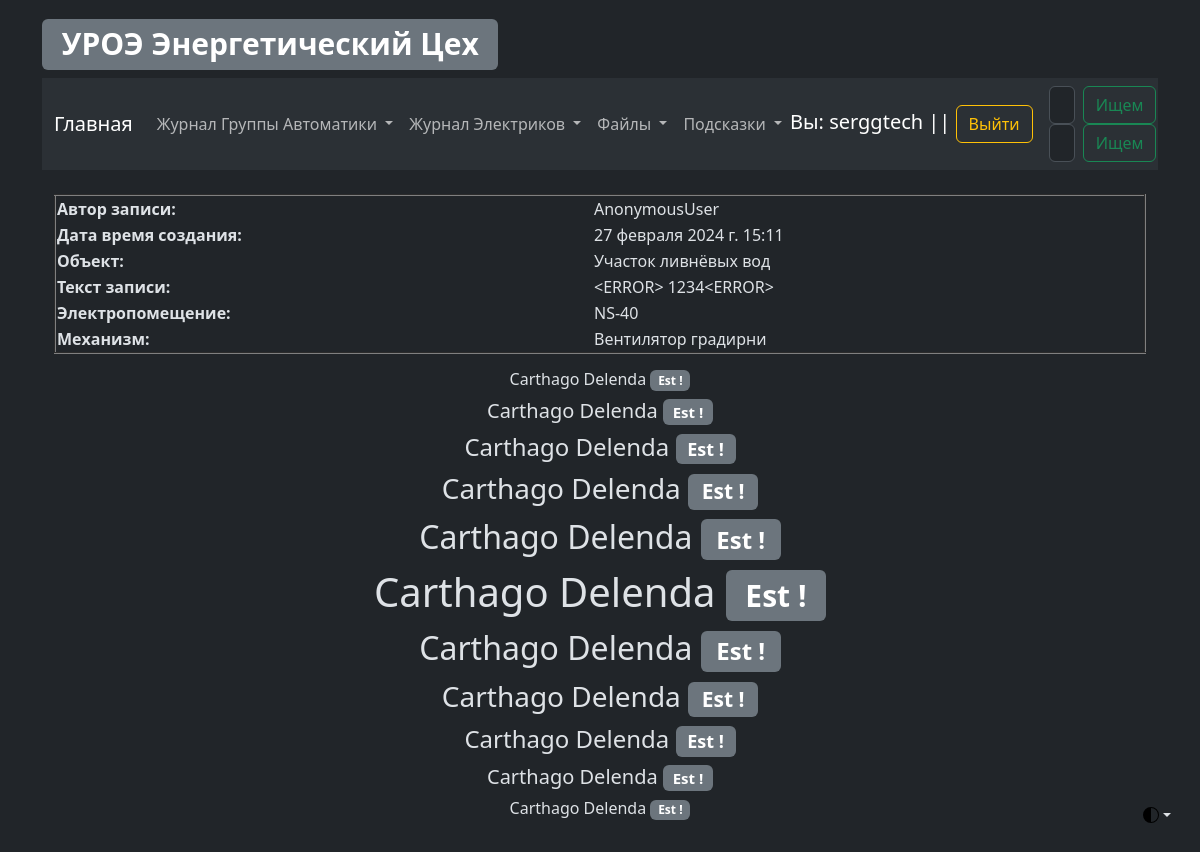
The app's page /elc/elc_log_view/details/log/6 (signed in) with its own data.
### elc/models.py (models this page shows, shortened)
class ElcLog(models.Model):
    record_text_title = models.CharField(
        verbose_name="Заголовок записи", max_length=100
    )
    record_text_full = models.TextField(verbose_name="Текст записи", max_length=9999)
    record_author = models.CharField(verbose_name="Автор записи", max_length=100)
    record_data_create = models.DateTimeField(
        verbose_name="Дата создания записи", auto_now_add=True, editable=False
    )
    record_data_update = models.DateTimeField(
        verbose_name="Дата редактирования записи", auto_now=True, editable=False
    )
    record_object = models.ForeignKey(
        EncObject,
        related_name="elc_log_object",
        on_delete=models.CASCADE,
        blank=True,
        verbose_name="Объект",
    )
    record_electrical_room = models.ForeignKey(
        EncElectricalRoom,
        related_name="elc_log_electrical_room",
        on_delete=models.CASCADE,
        blank=True,
        verbose_name="Электропомещение",
    )
    record_mechanism = models.ForeignKey(
        EncMechanism,
        related_name="elc_log_mechanism",
        on_delete=models.CASCADE,
        blank=True,
        verbose_name="Механизм",
    )
    class Meta:
        verbose_name = "Запись Элекриков"
        verbose_name_plural = "Записи Элекриков"

### Enc_object/models.py (models this page shows, shortened)
class EncObject(models.Model):
    title = models.CharField(verbose_name="Объект", max_length=100)
    title_description = models.CharField(
        verbose_name="Описание объекта", max_length=100
    )
    slug = models.SlugField(max_length=50, unique=True)
    def __str__(self):
        return f"{self.title}"
    class Meta:
        verbose_name = "Объект"
        verbose_name_plural = "Объекты"

class EncElectricalRoom(models.Model):
    title = models.CharField(verbose_name="Электропомещение", max_length=100)
    title_description = models.CharField(
        verbose_name="Описание Электропомещения", max_length=100
    )
    slug = models.SlugField(max_length=50, unique=True)
    def __str__(self):
        return f"{self.title}"
    class Meta:
        verbose_name = "Электропомещение"
        verbose_name_plural = "Электропомещения"

class EncMechanism(models.Model):
    title = models.CharField(verbose_name="Механизм", max_length=100)
    title_description = models.CharField(
        verbose_name="Описание механизма", max_length=100
    )
    slug = models.SlugField(max_length=50, unique=True)
    def __str__(self):
        return f"{self.title}"
    class Meta:
        verbose_name = "Механизм"
        verbose_name_plural = "Механизмы"

### elc/views.py (the view)
class ElcLogLogViewDetails(DetailView):
    model = ElcLog
    context_object_name = "log_view_details"

### elc/templates/elc/elclog_detail.html (shortened to what this page needs)
{% extends 'template_0.html' %}
{% block ElcLogViewDetails %}
<table align="center" border="2px" width="100%">
    <tr>
        <th>Автор записи:</th>
        <td>{{ log_view_details.record_author }}</td>
    </tr>
    <tr>
        <th>Дата время создания:</th>
        <td>{{ log_view_details.record_data_create }}</td>
    </tr>
    <tr>
        <th>Объект:</th>
        <td>{{ log_view_details.record_object }}</td>
    </tr>
    <tr>
        <th>Текст записи:</th>
        <td>{{ log_view_details.record_text_full }}</td>
    </tr>
    <tr>
        <th>Электропомещение:</th>
        <td>{{ log_view_details.record_electrical_room }}</td>
    </tr>
    <tr>
        <th>Механизм:</th>
        <td>{{ log_view_details.record_mechanism }}</td>
    </tr>
</table>
{% endblock %}

### templates/template_0.html (shortened to what this page needs)
{% load static %}
<!DOCTYPE html>
<html data-bs-theme="dark" lang="en">
<head>
    <link href="{% static 'css/bootstrap.min.css' %}" rel="stylesheet">
</head>
<body class="p-3 m-0 border-0 bd-example m-0 border-0">
<div class="dropdown position-fixed bottom-0 end-0 mb-3 me-3 bd-mode-toggle">
    <button aria-expanded="false"
            aria-label="Toggle theme (auto)"
            class="btn btn-bd-primary py-2 dropdown-toggle d-flex align-items-center"
            data-bs-toggle="dropdown"
            id="bd-theme"
            type="button">
        <svg class="bi my-1 theme-icon-active" height="1em" width="1em">
            <use href="#circle-half"></use>
        </svg>
    </button>
</div>
<main class="container">
    <a href="{% url 'main_page' %}"><h1><span class="badge bg-secondary">УРОЭ Энергетический Цех</span></h1></a>
    <nav class="navbar navbar-expand-lg bg-body-tertiary">
        <div class="container-fluid">
            <a class="navbar-brand" href="{% url 'main_page' %}">Главная</a>
            <div class="collapse navbar-collapse" id="navbarSupportedContent">
                <ul class="navbar-nav me-auto mb-2 mb-lg-0">
                    <li class="nav-item dropdown">
                        <a aria-expanded="false" class="nav-link dropdown-toggle" data-bs-toggle="dropdown" href="#"
                           role="button">
                            Журнал Группы Автоматики
                        </a>
                    </li>
                    <li class="nav-item dropdown">
                        <a aria-expanded="false" class="nav-link dropdown-toggle" data-bs-toggle="dropdown" href="#"
                           role="button">
                            Журнал Электриков
                        </a>
                    </li>
                    <li class="nav-item dropdown">
                        <a aria-expanded="false" class="nav-link dropdown-toggle" data-bs-toggle="dropdown" href="#"
                           role="button">
                            Файлы
                        </a>
                    </li>
                    <li class="nav-item dropdown">
                        <a aria-expanded="false" class="nav-link dropdown-toggle" data-bs-toggle="dropdown" href="#"
                           role="button">
                            Подсказки
                        </a>
                    </li>
                </ul>
                <div>
                    {% if request.user.is_authenticated %}
                    <div class="navbar-brand">
                        Вы: {{ request.user }} || <a class="btn btn-outline-warning"
                                                     href="{% url 'logout' %}">Выйти</a>
                    </div>
                    {% else %}
                    <div class="navbar-brand">
                        Вы: Гость || <a class="btn btn-outline-danger"
                                        href="{% url 'login' %}">Войти</a>
                    </div>
                    {% endif %}
                </div>
                <div>
                    <form action="{% url 'as_search_results' %}" class="d-flex" method="get" role="search">
                        <input aria-label="Search" class="form-control me-2" name="search" placeholder="Автоматчики"
                               type="search">
                        <button class="btn btn-outline-success" type="submit">Ищем</button>
                    </form>
                    <form action="{% url 'elc_search_results' %}" class="d-flex" method="get" role="search">
                        <input aria-label="Search" class="form-control me-2" name="search" placeholder="Электрики"
                               type="search">
                        <button class="btn btn-outline-success" type="submit">Ищем</button>
                    </form>
                </div>
            </div>
        </div>
    </nav>
    <div class="container">
        <br>
        {% if request.user.is_authenticated %}
        {% block ElcLogViewDetails %} {% endblock %}
        {% else %}
        {% block user_login %} {% endblock %}
        {% endif %}
        <div align="center" data-width="100%">
            <p>
            <h6>Carthago Delenda <span class="badge bg-secondary">Est !</span></h6>
            <h5>Carthago Delenda <span class="badge bg-secondary">Est !</span></h5>
            <h4>Carthago Delenda <span class="badge bg-secondary">Est !</span></h4>
            <h3>Carthago Delenda <span class="badge bg-secondary">Est !</span></h3>
            <h2>Carthago Delenda <span class="badge bg-secondary">Est !</span></h2>
            <h1>Carthago Delenda <span class="badge bg-secondary">Est !</span></h1>
            <h2>Carthago Delenda <span class="badge bg-secondary">Est !</span></h2>
            <h3>Carthago Delenda <span class="badge bg-secondary">Est !</span></h3>
            <h4>Carthago Delenda <span class="badge bg-secondary">Est !</span></h4>
            <h5>Carthago Delenda <span class="badge bg-secondary">Est !</span></h5>
            <h6>Carthago Delenda <span class="badge bg-secondary">Est !</span></h6>
            </p>
        </div>
    </div>
</main>
</body>
</html>

### records on screen
ElcLog: record_author "AnonymousUser", record_data_create "27 февраля 2024 г. 15:11", record_object "Участок ливнёвых вод", record_text_full "<ERROR> 1234<ERROR>", record_electrical_room "NS-40", record_mechanism "Вентилятор градирни"

### other values on screen
{{ request.user }} "serggtech"
